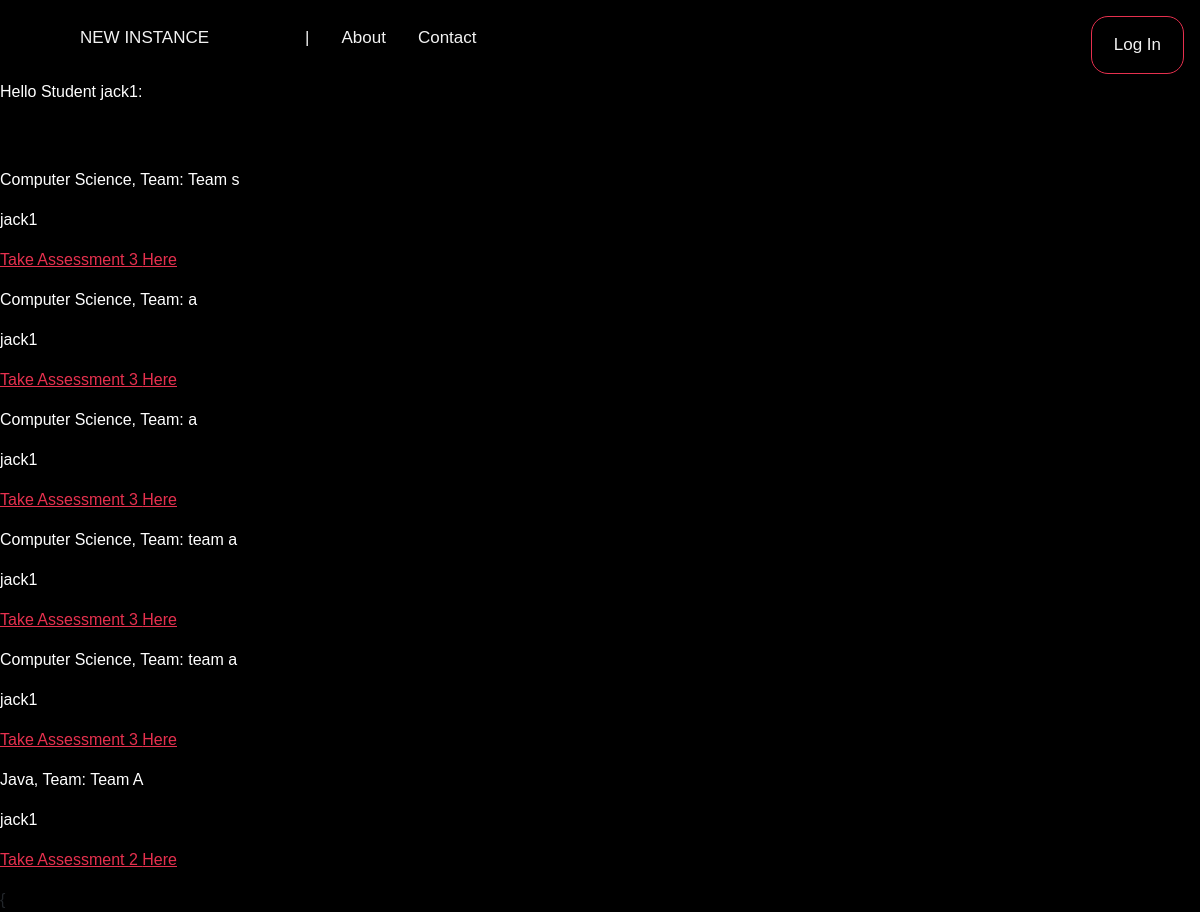
/Dashboards/studashboard/ (signed in), run on an earlier commit of the app's database.
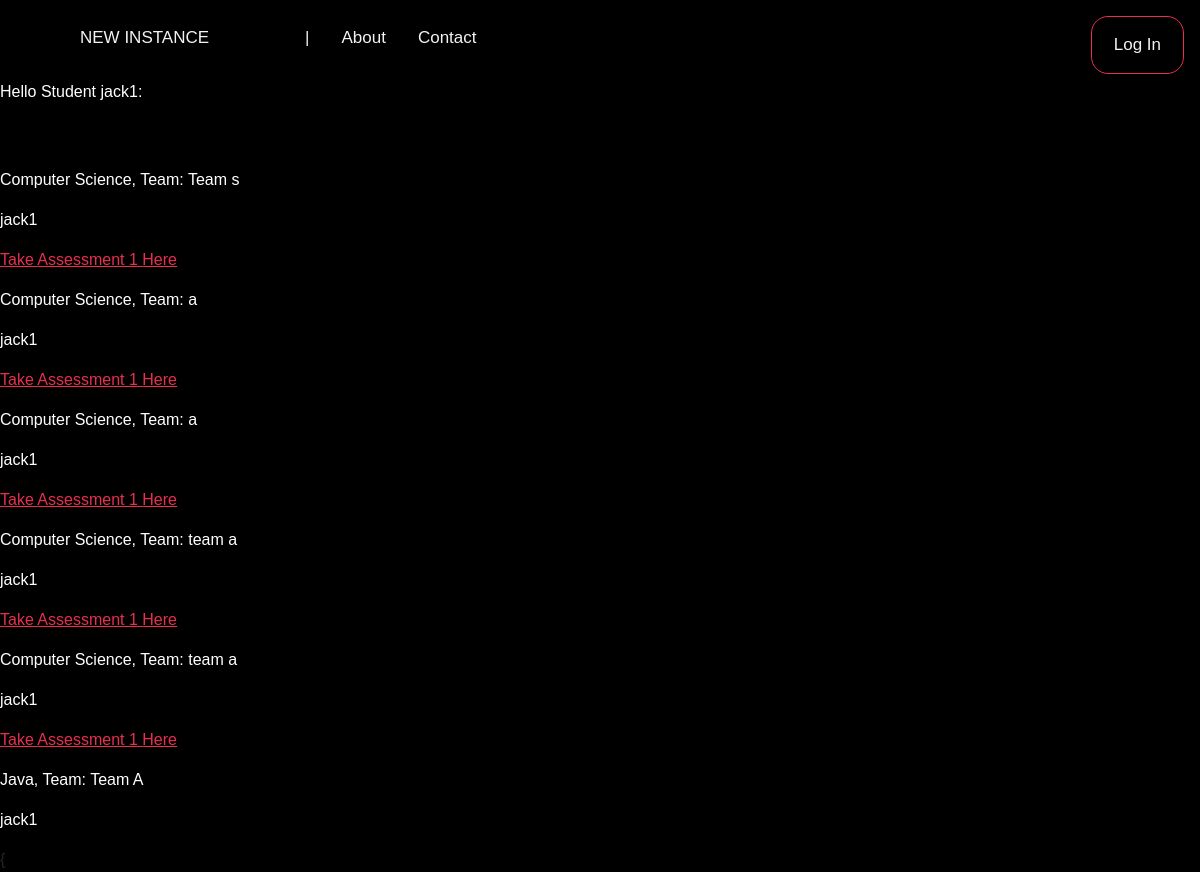
And on a later commit of the database.
### peerAssessmentApp/models.py (models this page shows)
class Team(models.Model):
    team_name = models.CharField(max_length = 40, null = True)
    course = models.ForeignKey(Course, on_delete = models.CASCADE, null = True)
    memebers =  models.ManyToManyField(SiteUsers)
    def __str__(self):
        return str(self.course) + ",  Team: " + str(self.team_name)

class Course(models.Model):
    course = models.CharField(max_length = 40, null = True)
    course_id = models.CharField(max_length = 10, primary_key = True)
    year = models.CharField(max_length = 4, null = True)
    semester = models.CharField(max_length = 1, null = True)
    def __str__(self):
        return str(self.course)

class SiteUsers(models.Model):
    user = models.OneToOneField(User, on_delete = models.CASCADE, related_name = 'siteusers')
    date_of_birth = models.DateField()
    TYPE_CHOICES = (
        ('pro', 'professor'),
        ('stu', 'student'),
        )
    types = models.CharField(max_length=3, choices=TYPE_CHOICES, unique=False, null=True, blank=True, default=None)
    def __str__(self):
        return str(self.user)
    email = models.EmailField(max_length = 50, null = True)

class Cassess(models.Model):
    assess_number = models.CharField(max_length = 6, null = True)
    due_date= models.DateField(max_length = 1, null = True)
    publish_date = models.DateField(max_length = 1, null = True)
    course = models.ForeignKey(Course, on_delete=models.CASCADE, default = 3)
    def __str__(self):
        return str(self.assess_number)

### peerAssessmentApp/views.py (the view)
# urls.py: path('Dashboards/studashboard/', views.studashboard, name='dashboard_s'),
def studashboard(request):
    courses = Course.objects.all()
    team = Team.objects.all()
    person = request.user
    users = SiteUsers.objects.get(user=person)
    cassess = Cassess.objects.all()
    return render(request, 'Dashboards/studashboard.html', {'team': team, 'cassess': cassess, 'courses:':courses, 'users': users})

### peerAssessmentApp/templates/Dashboards/studashboard.html (shortened to what this page needs)
{% extends 'base.html' %}
{% load crispy_forms_tags %}
{% block content %}
<head>
</head>
<form action="" method = POST>
    <p> Hello Student {{request.user.username}}: </p>
    <br> </br>
    {% for t in team %}
            {%for user in t.memebers.all%}
                {% if users == user %}
                    <p>{{t}}</p>
                    {% for us in t.memebers.all%}
                        <p>{{us}}</p>
                    {% endfor %}
                    {% for assess in cassess %}
                        {% if t.course == assess.course %}
                            <a href = "/view_assessment" style="color: rgb(230, 48, 78);"> Take Assessment {{assess}} Here</a></p>
                        {% endif %}
                    {% endfor %}
                {% endif %}
            {%endfor%}
    {% endfor %}
    {
</form>
{% endblock %}

### peerAssessmentApp/templates/base.html (shortened to what this page needs)
<!DOCTYPE html>
<html lang="en">
<head>
    <link href="https://cdn.jsdelivr.net/npm/bootstrap@5.1.3/dist/css/bootstrap.min.css" rel="stylesheet">
    <link rel="stylesheet" href="https://cdnjs.cloudflare.com/ajax/libs/font-awesome/4.7.0/css/font-awesome.min.css">
</head>
<body>
    <section id = navbar>
        <div class="navlist" id="mynav">
            <ul>
                <div class="logo"><a href="/home">NEW INSTANCE</div>
                <li><a>|</a></li>
                <li><a href="/about">About</a></li>
                <li><a href="/contact">Contact</a></li>
            </ul>
            <button class="navigator"><a href="/student_or_professor">Log In</a></button>
        </div>
    </section>
{% block content %}
{% endblock %}
</body>
</html>

### peerAssessmentApp/templates/base.html (style rules this page uses)
* { box-sizing: border-box; font-family: Arial, Helvetica, sans-serif; }
body { background-color: black; }
#navbar { width: 100%; height: 10vh; background-color: black; padding-top: 0.7em; padding-left: 2em; }
.navlist { width: 100; overflow: hidden; display: inline-flex; }
.navlist ul { display: inline-flex; list-style: none; color: #f2f2f2; text-decoration: none; font-size: 17px; }
.navlist ul li { list-style: none; }
.logo { position: relative; }
.navigator { position: absolute; top: 0; right: 0; margin-top: 1em; margin-right: 1em; border-radius: 17px; background-color: transparent; border: solid 1px rgb(230, 48, 78); color: #f2f2f2; text-align: center; text-decoration: none; font-size: 16px; }

### peerAssessmentApp/templates/Dashboards/studashboard.html (style rules this page uses)
* { box-sizing: border-box; font-family: Arial, Helvetica, sans-serif; }
#navbar { width: 100%; height: 10vh; background-color: black; padding-top: 0.7em; padding-left: 2em; }
.navlist { width: 100; overflow: hidden; }
.navlist a { float: left; display: block; color: #f2f2f2; text-align: center; padding: 14px 16px; text-decoration: none; font-size: 17px; }
.logo { position: relative; }
p { color: white; }

What changed in the data, as far as the page shows it:
removed Cassess: assess_number "3"
removed Cassess: assess_number "2"
added Cassess: assess_number "1"
